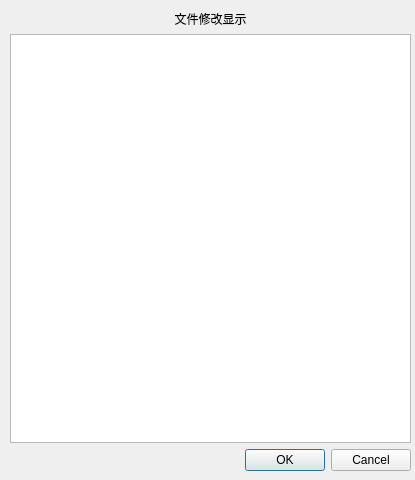
<?xml version="1.0" encoding="UTF-8"?>
<ui version="4.0">
 <class>Dialogfile</class>
 <widget class="QDialog" name="Dialogfile">
  <property name="geometry">
   <rect>
    <x>0</x>
    <y>0</y>
    <width>415</width>
    <height>480</height>
   </rect>
  </property>
  <property name="minimumSize">
   <size>
    <width>415</width>
    <height>480</height>
   </size>
  </property>
  <property name="windowTitle">
   <string>文件修改显示</string>
  </property>
  <widget class="QWidget" name="verticalLayoutWidget">
   <property name="geometry">
    <rect>
     <x>10</x>
     <y>10</y>
     <width>401</width>
     <height>461</height>
    </rect>
   </property>
   <layout class="QVBoxLayout" name="verticalLayout">
    <item>
     <widget class="QLabel" name="label">
      <property name="text">
       <string>文件修改显示</string>
      </property>
      <property name="alignment">
       <set>Qt::AlignCenter</set>
      </property>
     </widget>
    </item>
    <item>
     <widget class="QListView" name="listView"/>
    </item>
    <item>
     <widget class="QDialogButtonBox" name="buttonBox">
      <property name="orientation">
       <enum>Qt::Horizontal</enum>
      </property>
      <property name="standardButtons">
       <set>QDialogButtonBox::Cancel|QDialogButtonBox::Ok</set>
      </property>
     </widget>
    </item>
   </layout>
  </widget>
 </widget>
 <resources/>
 <connections>
  <connection>
   <sender>buttonBox</sender>
   <signal>accepted()</signal>
   <receiver>Dialogfile</receiver>
   <slot>accept()</slot>
   <hints>
    <hint type="sourcelabel">
     <x>248</x>
     <y>254</y>
    </hint>
    <hint type="destinationlabel">
     <x>157</x>
     <y>274</y>
    </hint>
   </hints>
  </connection>
  <connection>
   <sender>buttonBox</sender>
   <signal>rejected()</signal>
   <receiver>Dialogfile</receiver>
   <slot>reject()</slot>
   <hints>
    <hint type="sourcelabel">
     <x>316</x>
     <y>260</y>
    </hint>
    <hint type="destinationlabel">
     <x>286</x>
     <y>274</y>
    </hint>
   </hints>
  </connection>
 </connections>
</ui>
